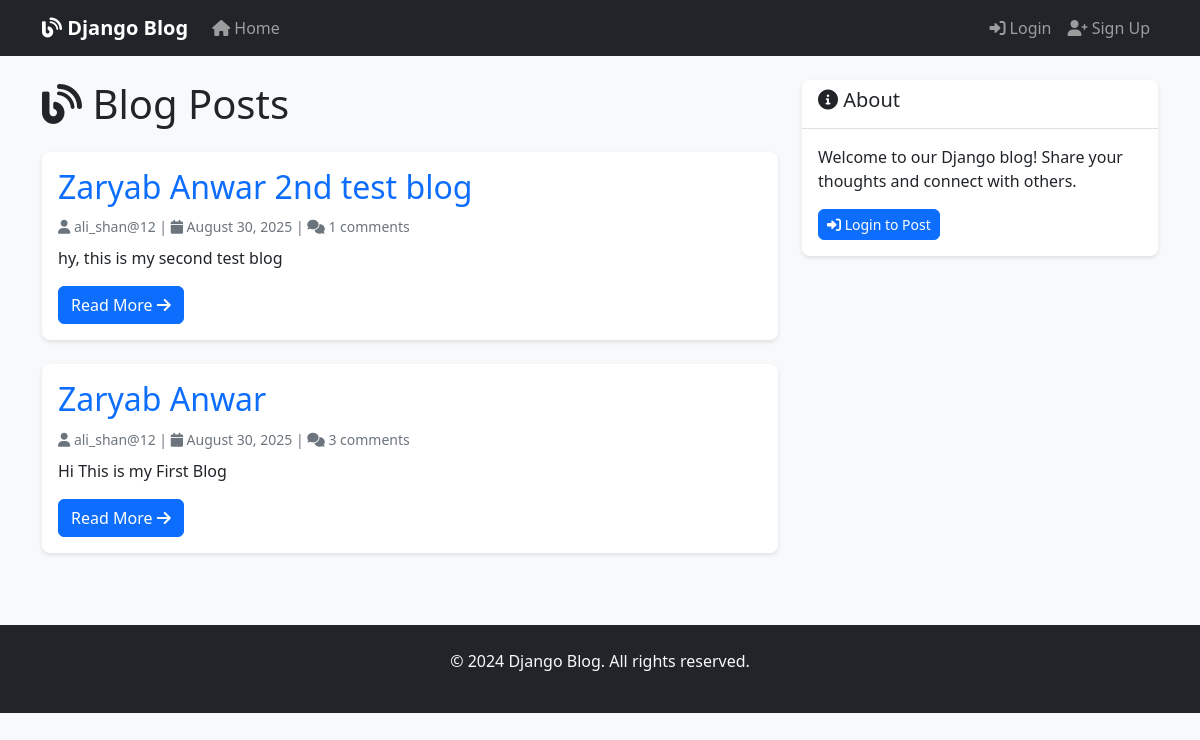
The page / on the database its author committed.
### blog/models.py (models this page shows, shortened)
class Post(models.Model):
    STATUS_CHOICES = (
        ('draft', 'Draft'),
        ('published', 'Published'),
    )
    title = models.CharField(max_length=250)
    slug = models.SlugField(max_length=250, unique_for_date='publication_date')
    author = models.ForeignKey(
        User,
        on_delete=models.CASCADE,
        related_name='blog_posts'
    )
    content = models.TextField()
    publication_date = models.DateTimeField(default=timezone.now)
    created_date = models.DateTimeField(auto_now_add=True)
    updated_date = models.DateTimeField(auto_now=True)
    status = models.CharField(
        max_length=10,
        choices=STATUS_CHOICES,
        default='published'
    )
    objects = models.Manager()  # Default manager
    published = PublishedManager()  # Custom manager
    class Meta:
        ordering = ['-publication_date']
        indexes = [
            models.Index(fields=['-publication_date']),
        ]
    def get_absolute_url(self):
        return reverse('blog:post_detail',
                      args=[self.publication_date.year,
                            self.publication_date.month,
                            self.publication_date.day,
                            self.slug])

### blog/views.py (the view)
# urls.py: path('', views.PostListView.as_view(), name='post_list'),
class PostListView(ListView):
    model = Post
    template_name = 'blog/post_list.html'
    context_object_name = 'posts'
    paginate_by = 5
    def get_queryset(self):
        queryset = Post.published.all()
        search_query = self.request.GET.get('search')
        if search_query:
            queryset = queryset.filter(
                Q(title__icontains=search_query) |
                Q(content__icontains=search_query)
            )
        return queryset
    def get_context_data(self, **kwargs):
        context = super().get_context_data(**kwargs)
        context['search_query'] = self.request.GET.get('search', '')
        return context

### blog/models.py (called while the page is built)
    def get_queryset(self):
        return super().get_queryset().filter(status='published')

### blog/templates/blog/post_list.html (shortened to what this page needs)
{% extends 'base.html' %}
{% block content %}
<div class="row">
    <div class="col-md-8">
        <h1 class="mb-4">
            <i class="fas fa-blog"></i> Blog Posts
        </h1>
        {% if posts %}
            {% for post in posts %}
            <article class="card mb-4">
                <div class="card-body">
                    <h2 class="card-title">
                        <a href="{{ post.get_absolute_url }}" class="text-decoration-none">
                            {{ post.title }}
                        </a>
                    </h2>
                    <div class="text-muted mb-2">
                        <small>
                            <i class="fas fa-user"></i> {{ post.author.username }} |
                            <i class="fas fa-calendar"></i> {{ post.publication_date|date:"F j, Y" }} |
                            <i class="fas fa-comments"></i> {{ post.comments.count }} comments
                        </small>
                    </div>
                    <p class="card-text">
                        {{ post.content|truncatewords:50 }}
                    </p>
                    <a href="{{ post.get_absolute_url }}" class="btn btn-primary">
                        Read More <i class="fas fa-arrow-right"></i>
                    </a>
                </div>
            </article>
            {% endfor %}
        {% endif %}
    </div>
    <div class="col-md-4">
        <div class="card">
            <div class="card-header">
                <h5><i class="fas fa-info-circle"></i> About</h5>
            </div>
            <div class="card-body">
                <p>Welcome to our Django blog! Share your thoughts and connect with others.</p>
                {% if user.is_authenticated %}
                <a href="{% url 'blog:post_create' %}" class="btn btn-success btn-sm">
                    <i class="fas fa-plus"></i> New Post
                </a>
                {% else %}
                <a href="{% url 'accounts:login' %}" class="btn btn-primary btn-sm">
                    <i class="fas fa-sign-in-alt"></i> Login to Post
                </a>
                {% endif %}
            </div>
        </div>
    </div>
</div>
{% endblock %}

### static/css/style.css (style rules this page uses)
body { background-color: #f8f9fa; }
.card { box-shadow: 0 2px 4px rgba(0,0,0,0.1); border: none; border-radius: 8px; }
.card-header { background-color: #fff; border-bottom: 1px solid #dee2e6; border-radius: 8px 8px 0 0 !important; }
.btn { border-radius: 6px; }

### rows shown on the page
Post: title "Zaryab Anwar 2nd test blog", author.username "ali_shan@12", publication_date "August 30, 2025", comments.count "1", content "hy, this is my second test blog"
Post: title "Zaryab Anwar", author.username "ali_shan@12", publication_date "August 30, 2025", comments.count "3", content "Hi This is my First Blog"
